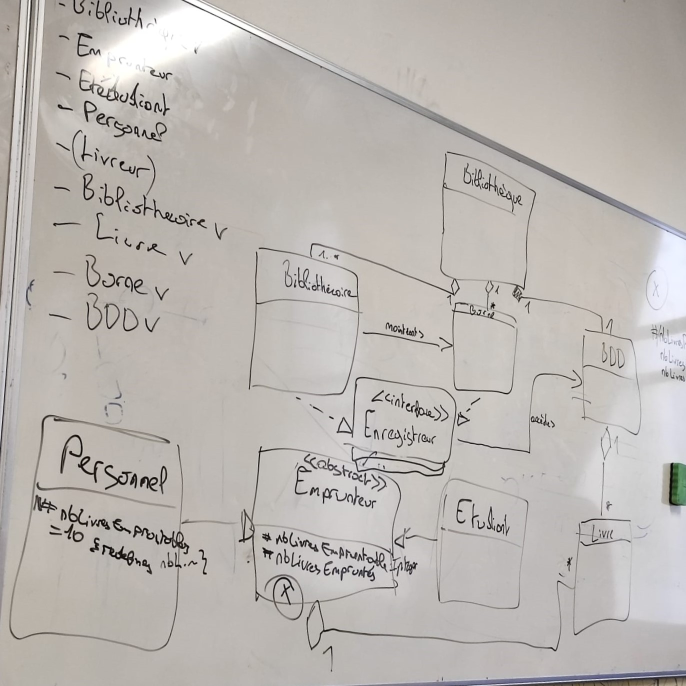
#> input picture ImagesProjetL3/0.jpg, 1372 x 1372 px (shown at 1/2 size)
$ python -i util.py   (imports and definitions only)
#> lines starting #> are read from the running program, lines starting #| are printed output that depends on the picture
#> further down, picture is the input picture: shape (1372, 1372, 3); mean B, G, R 178, 182.3, 187
import matplotlib.pyplot as mplt
import math
import numpy as np
import cv2

def preprocess(image):
    cols, rows, _ = image.shape
#> cols = 1372; rows = 1372
    max_dim = max(rows, cols)
#> max_dim = 1372
    if max_dim > 512:
        scale_factor = 512 / max_dim
#> scale_factor = 0.373
        new_cols = int(cols * scale_factor)
#> new_cols = 512
        new_rows = int(rows * scale_factor)
#> new_rows = 512
        resized = cv2.resize(image, (new_rows, new_cols))
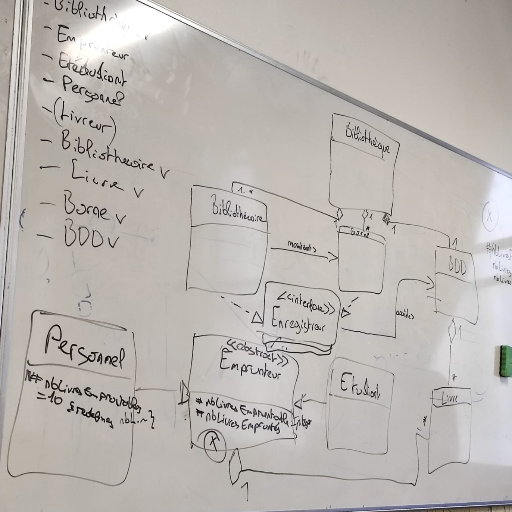
#> resized: shape (512, 512, 3); mean B, G, R 178, 182.3, 187
    else:
        resized = image

    gray = cv2.cvtColor(resized, cv2.COLOR_BGR2GRAY)

    # Perform contrast stretching
    min_val = np.min(gray)
#> min_val = 1
    max_val = np.max(gray)
#> max_val = 255
    contrasted = cv2.normalize(gray, None, min_val, max_val, cv2.NORM_MINMAX)

    return contrasted
#     cols, rows, _ = image.shape
#     max_dim = max(rows, cols)
#     if max_dim > 512:
#         scale_factor = 512 / max_dim
#         new_cols = int(cols * scale_factor)
#         new_rows = int(rows * scale_factor)
#         resized = downsize_rgb(image, (new_cols, new_rows))
#     else:
#         resized = image
#
# #     mplt.imshow(resized)
# #     mplt.show()
#
#     gray = grayscale(resized)
#
#     # print('gray')
#
#     # mplt.imshow(gray, cmap='gray')
#     # mplt.show()
#
#     contrasted = stretch_contrast(gray)
#
# #     mplt.imshow(contrasted, cmap='gray')
# #     mplt.show()
#
#     sigmoid = 1 / (1 + np.exp(-4 * (contrasted - 0.5)))
#     sigmoid = np.clip(sigmoid, 0, 1)
#
# #     mplt.imshow(sigmoid, cmap='gray')
# #     mplt.show()
#
#     return sigmoid

# [69 lines left out: functions grayscale, downsize_rgb, downsize_gray, stretch_contrast, not called in this run]

def uint8_to_float(image):
    float_image = image.astype(np.float32) / 255.0
    return float_image

# [196 lines left out: functions binarize, convolution_filter, invert, get_connected_components, get_neighbors, get_connected_component and 5 more, not called in this run]

def distance(p1, p2):
    return ((float(p1[0]) - float(p2[0])) ** 2 + (float(p1[1]) - float(p2[1])) ** 2) ** 0.5

>>> import cv2
>>> picture = cv2.imread('../ImagesProjetL3/0.jpg')
>>> result = preprocess(picture)

$ run again, on ImagesProjetL3/1.jpg
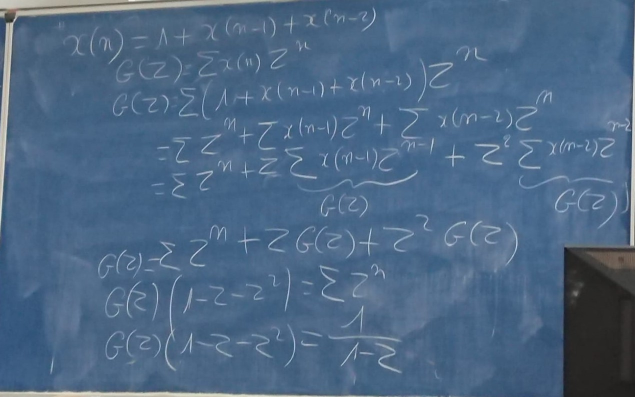
#> input picture ImagesProjetL3/1.jpg, 1270 x 794 px (shown at 1/2 size)
#> picture is the input picture: shape (794, 1270, 3); mean B, G, R 132.7, 103.9, 77
#> in preprocess, `resized = cv2.resize(image, (new_rows, new_cols))`:
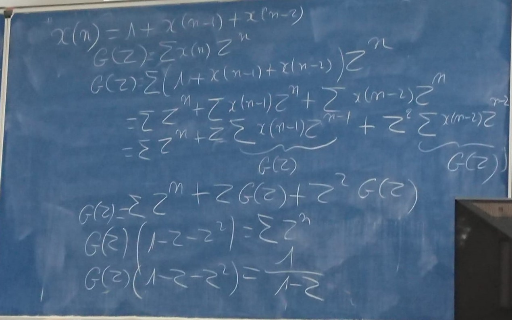
#> resized: shape (320, 512, 3); mean B, G, R 132.6, 103.8, 76.8
#> in preprocess, `gray = cv2.cvtColor(resized, cv2.COLOR_BGR2GRAY)`:
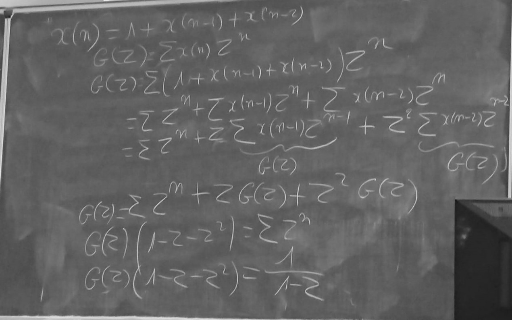
#> gray: shape (320, 512); min 24, max 236, mean 99
#> min_val = 24
#> max_val = 236

$ run again, on ImagesProjetL3/10.jpg
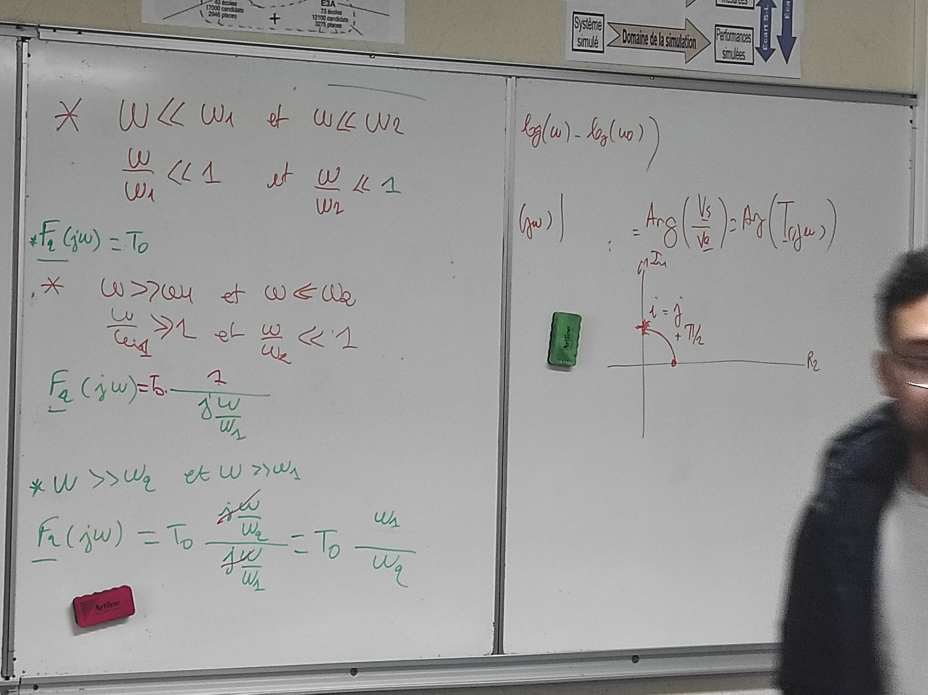
#> input picture ImagesProjetL3/10.jpg, 4640 x 3472 px (shown at 1/5 size)
#> picture is the input picture: shape (3472, 4640, 3); mean B, G, R 150.3, 151.1, 151.5
#> in preprocess, `resized = cv2.resize(image, (new_rows, new_cols))`:
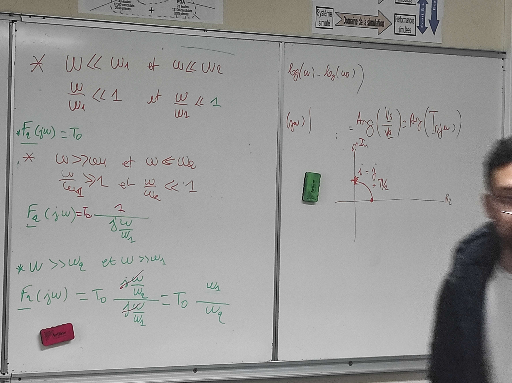
#> resized: shape (383, 512, 3); mean B, G, R 150.2, 151, 151.4
#> min_val = 0
#> max_val = 255

$ run again, on ImagesProjetL3/11.jpg
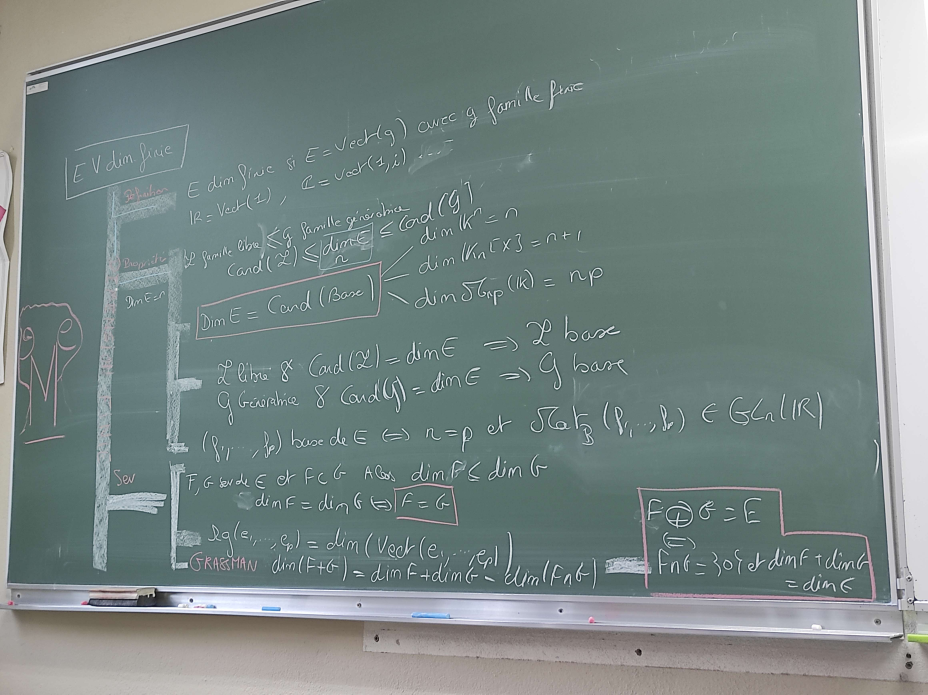
#> input picture ImagesProjetL3/11.jpg, 4640 x 3472 px (shown at 1/5 size)
#> picture is the input picture: shape (3472, 4640, 3); mean B, G, R 132.6, 134.6, 119.7
#> in preprocess, `resized = cv2.resize(image, (new_rows, new_cols))`:
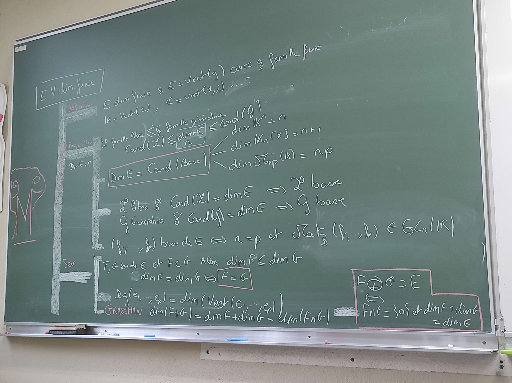
#> resized: shape (383, 512, 3); mean B, G, R 132.5, 134.5, 119.6
#> min_val = 4
#> max_val = 255
